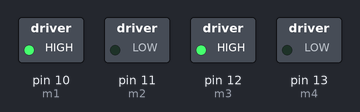
This sketch was run on a simulated Arduino Uno, built with avr-gcc and run on an emulated ATmega328P. On the bench: switched loads named in the sketch (green lamp = pin HIGH).

Above: at 0.1 s.
Timing chart, 0 to 1.6 s (numbered marks = the images above):
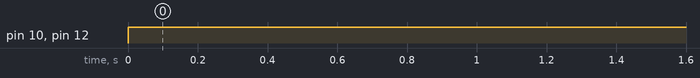

Measured:
- by itself, pin 10 (m1), pin 12 (m3): LOW → HIGH at 0.00 s

The sketch:

aug1_MotorDriver_2motor_ard.ino
```cpp
int m1 =10;
int m2 =11;
int m3 =12;
int m4 =13;


void setup() {
pinMode(m1,OUTPUT);
pinMode(m2,OUTPUT);
pinMode(m3,OUTPUT);
pinMode(m4,OUTPUT);

}

void loop() {
  // this is code so that both motor will move forward
digitalWrite(m1,1);
digitalWrite(m2,0);
digitalWrite(m3,1);
digitalWrite(m4,0);

 // code for both motor to go back
/*
digitalWrite(m1,0);
digitalWrite(m2,1);
digitalWrite(m3,0);
digitalWrite(m4,1);
*/

// code to move right
/*
basically left side motor moving and right side motor stopped
digitalWrite(m1,1);
digitalWrite(m2,0);
digitalWrite(m3,0);
digitalWrite(m4,0);
*/
}
```
